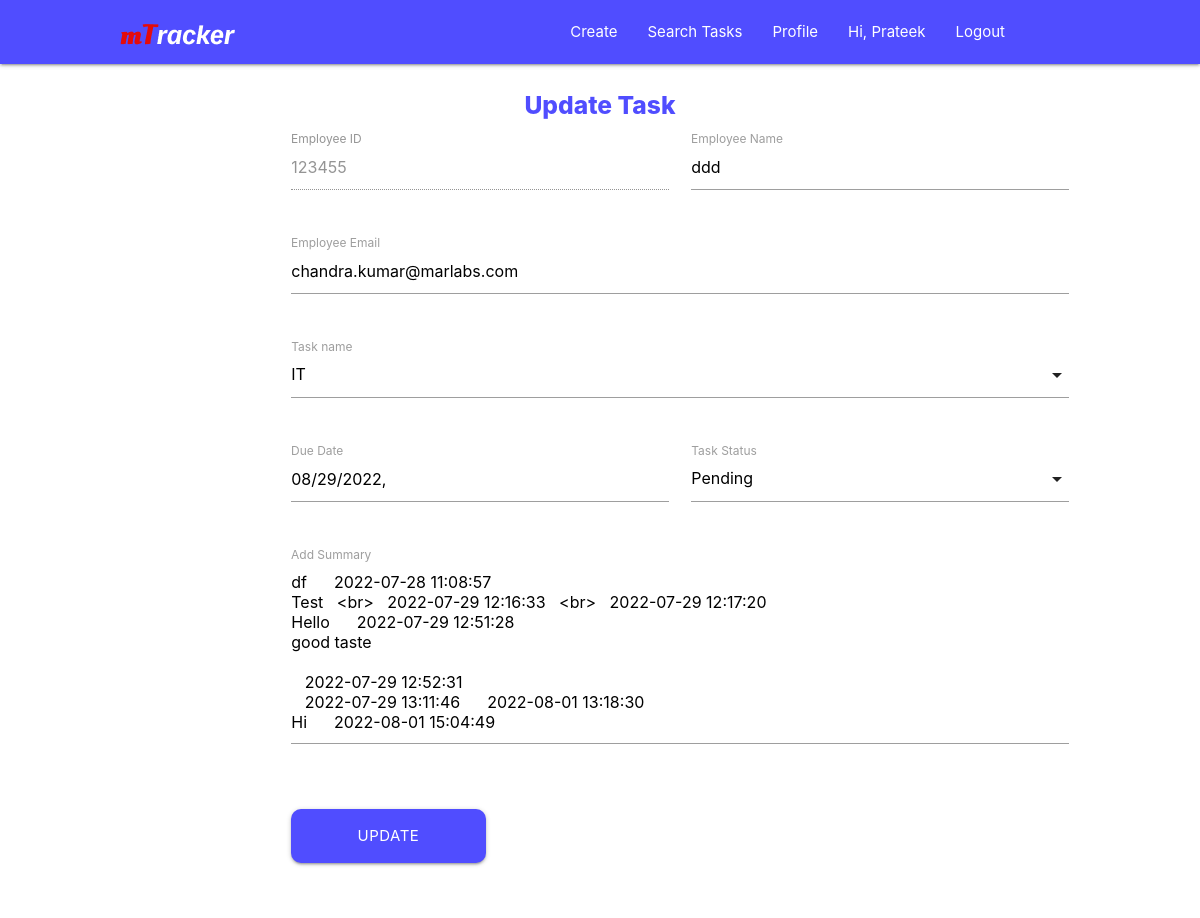
The page /search/updatetask/13 (signed in) on the database its author committed.
### accounts/models.py (models this page shows)
class User(AbstractUser):
    username = None
    first_name = models.CharField(max_length=20)
    last_name = models.CharField(max_length=20)
    email = models.EmailField(max_length=30, unique=True)
    empid = models.CharField(max_length=8)
    designation = models.CharField(max_length=20)
    location = models.CharField(max_length=20)
    objects = UserManager()
    USERNAME_FIELD = 'email'
    REQUIRED_FIELDS = []

### taskData/models.py (models this page shows)
class TaskData(models.Model):
    empid = models.TextField(max_length=20)
    empname = models.TextField(max_length=50)
    empemail = models.TextField(max_length=50)
    taskname = models.TextField(max_length=100)
    duedate = models.TextField(max_length=20)
    taskstatus = models.TextField(max_length=15)
    tasksummary = models.TextField(max_length=500)
    createdon = models.DateField()

### mtracker/views.py (the view, shortened to what this page needs)
# urls.py: path('search/updatetask/<int:id>', views.updateTask, name='updatetask'),
@login_required(login_url="/login")
def updateTask(request, id):
    getData = models.TaskData.objects.get(pk=id)
    return render(request, "updatetask.html", {'getData':getData})

### templates/updatetask.html (shortened to what this page needs)
{% extends "base.html" %}
{% block body %}
    <div class="update-task-container">
        <div class="row">
            <center>
                <h5 class="update-task-title">Update Task</h5>
            </center>
            <form class="col l12 s12 offset-m0 offset-l2" method="post">
                <div class="row">
                    <div class="input-field col l4 s12">
                        <input disabled placeholder="Type employee id..." id="emp-id" type="text" class="validate" name="emp-id"
                            value={{getData.empid}}>
                        <label for="emp-id">Employee ID</label>
                    </div>
                    <div class="input-field col l4 s12">
                        <input placeholder="Type employee name..." id="emp-name" type="text" class="validate" name="emp-name"
                            value={{getData.empname}}>
                        <label for="emp-name">Employee Name</label>
                    </div>
                </div>
                <div class="row">
                    <div class="input-field col l8 s12">
                        <input placeholder="Type employee email..." id="emp-email" type="text" class="validate" name="emp-email"
                    value={{getData.empemail}}>
                        <label for="emp-email">Employee Email</label>
                    </div>
                </div>
                <div class="row">
                    <div class="input-field col l3 s12">
                        <label>Task name</label>
                    </div>
                </div>
                <div class="row">
                    <div class="input-field col l4 s12">
                        <label>Due Date</label>
                        <input placeholder="Select Due Date" type="text" class="datepicker" name="due-date" value={{getData.duedate}}>
                    </div>
                    <div class="input-field col l4 s12">
                        <label>Task Status</label>
                    </div>
                </div>
                <div class="row all-summary">
                    <div class="input-field col l4 s12">
                        <textarea placeholder="Add new updates here..." id="input-summary"
                            class="materialize-textarea" name="task-summary">{{getData.tasksummary}}</textarea>
                        <label for="input-summary">Add Summary</label>
                    </div>
                </div>
                <div class="row">
                    <div class="input-field col s12">
                        <button type='submit' name='btn_update' id="task-update-btn"
                            class='col l3 m6 s12 btn btn-large waves-effect'>Update</button>
                    </div>
            </form>
        </div>
    </div>
{% endblock %}

### templates/base.html (shortened to what this page needs)
<!DOCTYPE html>
<html lang="en">
<head>
    <link rel="stylesheet" href="https://cdnjs.cloudflare.com/ajax/libs/materialize/1.0.0/css/materialize.min.css">
    <link rel="stylesheet" href="/static/css/create-task_style.css">
    <link rel="stylesheet" href="/static/css/jquery.datetimepicker.css">
    <link rel="stylesheet" href="https://cdnjs.cloudflare.com/ajax/libs/materialize/1.0.0/css/materialize.min.css">
    <link rel="stylesheet" href="/static/css/hr-profile_style.css">
    <link href="https://cdn.jsdelivr.net/npm/bootstrap@5.1.3/dist/css/bootstrap.min.css" rel="stylesheet">
    <link rel="stylesheet" type="text/css" href="https://stackpath.bootstrapcdn.com/bootstrap/4.3.1/css/bootstrap.min.css">
    <link rel="stylesheet" type="text/css" href="https://codepen.io/skjha5993/pen/bXqWpR.css">
    <link rel="stylesheet" href="https://cdnjs.cloudflare.com/ajax/libs/materialize/1.0.0/css/materialize.min.css">
    <link rel="stylesheet" href="/static/css/update-task_style.css">
    <link rel="stylesheet" href="/static/css/jquery.datetimepicker.css">
    <link rel="stylesheet" href="/static/css/search-display-task_style.css">
    <link rel="stylesheet" href="/static/css/hr-profile_style.css">
</head>
<body>
    <div class="navbar-fixed">
        <nav>
            <div class="nav-wrapper">
                <a href="#!" class="brand-logo">
                    <img src="/static/img/mTracker.png">
                </a>
                <ul class="right hide-on-med-and-down">
                    <li><a href="{% url 'create' %}">Create</a></li>
                    <li><a href="{% url 'search'%}">Search Tasks</a></li>
                    {% if user.is_authenticated %}
                    <li><a href="{% url 'profile'%}">Profile</a></li>
                    <li><a href="{% url 'profile'%}">Hi, {{request.user.first_name}}</a></li>
                    <li><a href="{% url 'logout'%}">Logout</a></li>
                    {% else %}
                    <li><a href="{% url 'login'%}">Login</a></li>
                    {% endif %}
                </ul>
            </div>
        </nav>
    </div>
    {% block body %}
    {% endblock %}
</body>
</html>

### static/css/create-task_style.css (style rules this page uses)
body { overflow-x: hidden; }
.nav-wrapper { padding: 0% 15% 0% 10%; background-color: #504DFF; position: fixed; }
.validate { padding: 2px 5px 2px 10px; font-size: 13px; }

### static/css/hr-profile_style.css (style rules this page uses)
body { overflow-x: hidden; }

### static/css/update-task_style.css (style rules this page uses)
body { overflow-x: hidden; }
.nav-wrapper { padding: 0% 15% 0% 10%; background-color: #504DFF; position: fixed; }
.update-task-container { padding: 1% 10% 0% 10%; }
#task-update-btn { background: #504DFF; border-radius: 10px; }
.update-task-title { font-weight: 800; color: #504DFF; }

### static/css/search-display-task_style.css (style rules this page uses)
.input-field { margin-left: 0; }
.btn { border-radius: 10px; }

### rows shown on the page
User: user.first_name "Prateek"
TaskData: emp-id "123455", emp-name "ddd", emp-email "chandra.kumar@marlabs.com", due-date "08/29/2022,", task-summary "df 2022-07-28 11:08:57 Test <br> 2022-07-29 12:16:33 <br> 2022-07-29 12:17:20 Hello 2022-07-29 12:51:28 good taste 2022-07-29 12:52:31 2022-07-29 13:11:46 2022-08-01 13:18:30 Hi 2022-08-01 15:04:49"
